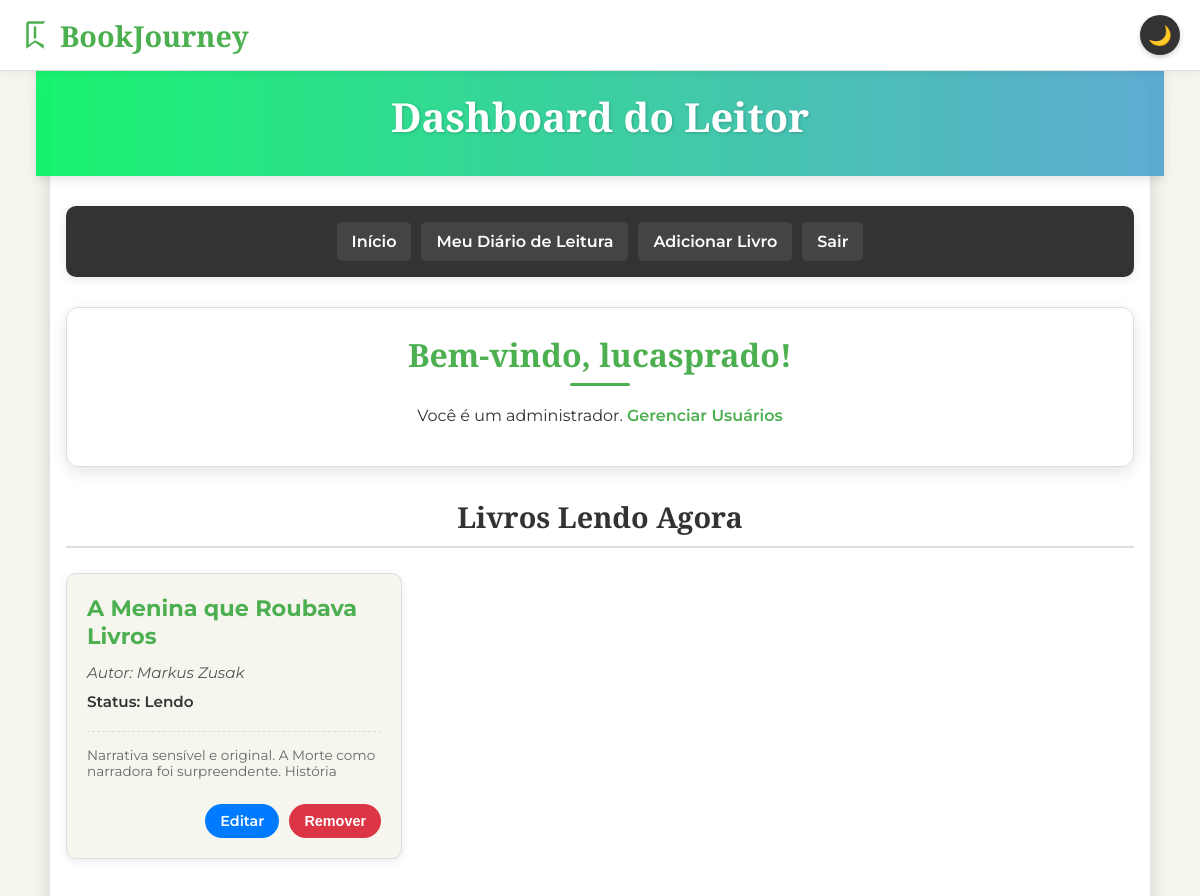
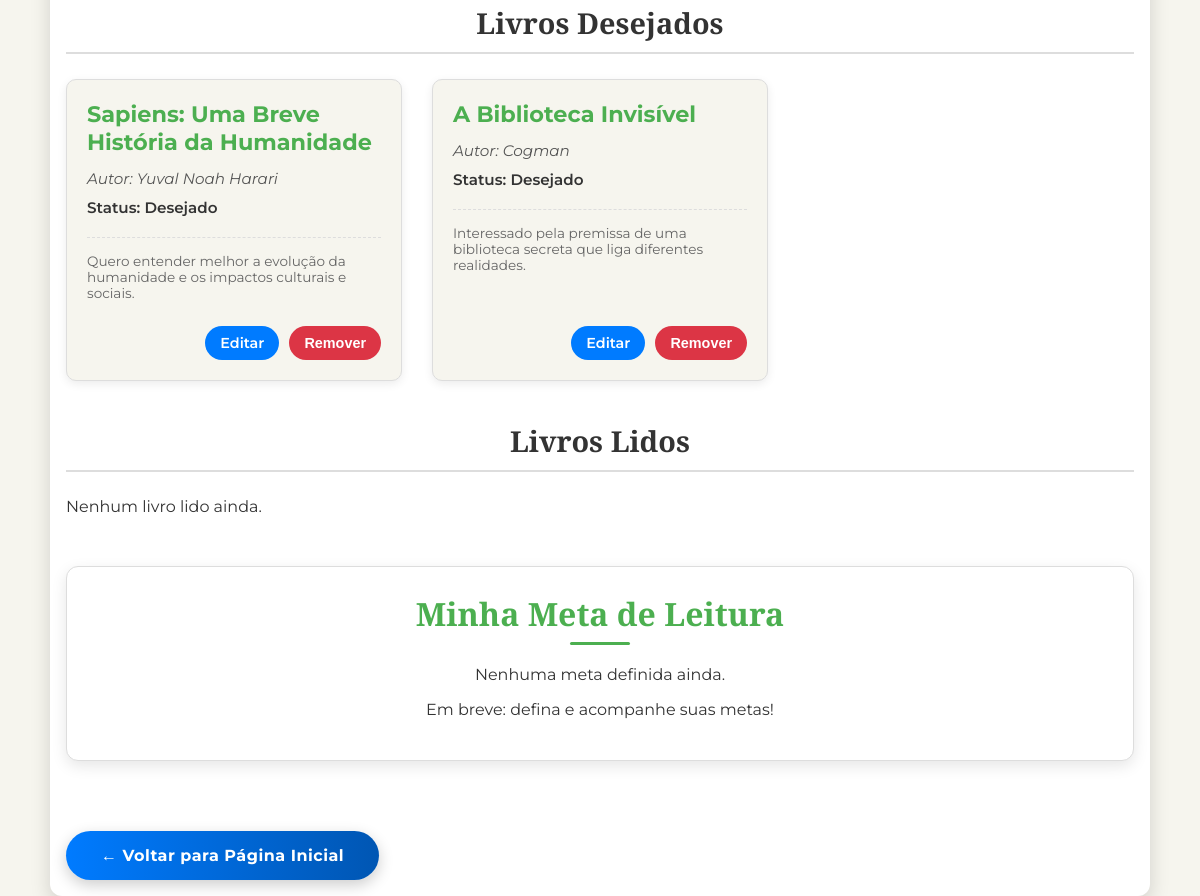
The page /dashboard (signed in) on the database its author committed (2 pictures, top to bottom).
### app.py (models this page shows, shortened)
class Book(db.Model):
    id = db.Column(db.Integer, primary_key=True)
    title = db.Column(db.String(200), nullable=False)
    author = db.Column(db.String(100), nullable=False)
    publication_year = db.Column(db.Integer, nullable=True)
    genre = db.Column(db.String(50), nullable=True)
    user_books = db.relationship('UserBook', backref='book', lazy=True, cascade="all, delete-orphan")

class UserBook(db.Model):
    id = db.Column(db.Integer, primary_key=True)
    user_id = db.Column(db.Integer, db.ForeignKey('user.id'), nullable=False)
    book_id = db.Column(db.Integer, db.ForeignKey('book.id'), nullable=False)
    status = db.Column(db.String(20), default='desejado', nullable=False)
    progress_pages = db.Column(db.Integer, nullable=True)
    progress_percentage = db.Column(db.Integer, nullable=True)
    notes = db.Column(db.Text, nullable=True)
    rating = db.Column(db.Integer, nullable=True)
    start_date = db.Column(db.DateTime, nullable=True)
    end_date = db.Column(db.DateTime, nullable=True)
    added_date = db.Column(db.DateTime, default=datetime.utcnow)
    is_public_recommendation = db.Column(db.Boolean, default=True, nullable=False)

### app.py (the view)
@app.route('/dashboard')
@login_required
def dashboard():
    username = session.get('username', 'Usuário')
    is_admin = session.get('is_admin', False)
    user_id = session['user_id']
    user_books_entries = UserBook.query.filter_by(user_id=user_id).order_by(
        UserBook.status.desc(), UserBook.added_date.desc()
    ).all()
    books_data = {
        'lendo': [],
        'lido': [],
        'desejado': []
    }
    for entry in user_books_entries:
        book_info = {
            'entry_id': entry.id,
            'title': entry.book.title,
            'author': entry.book.author,
            'status': entry.status,
            'notes': entry.notes,
            'rating': entry.rating,
            'progress_pages': entry.progress_pages,
            'progress_percentage': entry.progress_percentage,
            'start_date': entry.start_date.strftime('%d/%m/%Y') if entry.start_date else 'N/A',
            'end_date': entry.end_date.strftime('%d/%m/%Y') if entry.end_date else 'N/A',
            'is_public_recommendation': entry.is_public_recommendation # Incluir no dashboard
        }
        books_data[entry.status].append(book_info)
    reading_goal = "Nenhuma meta definida ainda."
    return render_template('dashboard.html',
                           username=username,
                           is_admin=is_admin,
                           books_data=books_data,
                           reading_goal=reading_goal)

### app.py (called while the page is built)
def login_required(f):
    @wraps(f)
    def decorated_function(*args, **kwargs):
        if 'user_id' not in session:
            flash('Você precisa fazer login para acessar esta página.', 'error')
            return redirect(url_for('auth', message='Você precisa fazer login para acessar esta página.', type='error', next=request.url))
        return f(*args, **kwargs)
    return decorated_function

### templates/dashboard.html (shortened to what this page needs)
<!DOCTYPE html>
<html lang="pt-br">
<head>
</head>
<body>
    <div class="top-header">
        <a href="{{ url_for('index') }}" class="logo">
            BookJourney
        </a>
        <button id="toggle-dark" class="dark-mode-toggle">🌙</button>
    </div>
    <div class="container">
        <header>
            <h1>Dashboard do Leitor</h1>
        </header>
        <nav>
            <a href="{{ url_for('index') }}">Início</a>
            {% if session.get('user_id') %}
                <a href="{{ url_for('dashboard') }}">Meu Diário de Leitura</a>
                <a href="{{ url_for('add_book') }}">Adicionar Livro</a>
                <a href="{{ url_for('logout') }}">Sair</a>
            {% else %}
                <a href="{{ url_for('auth') }}">Login/Cadastro</a>
            {% endif %}
        </nav>
        <main>
            <div class="dashboard-card">
                <h2>Bem-vindo, {{ username }}!</h2>
                {% if is_admin %}
                    <p>Você é um administrador. <a href="{{ url_for('list_users') }}" style="color: var(--primary-color); text-decoration: none; font-weight: 600;">Gerenciar Usuários</a></p>
                {% endif %}
            </div>
            <div class="book-section">
                <h3>Livros Lendo Agora</h3>
                {% if books_data['lendo'] %}
                    <div class="book-list">
                        {% for book in books_data['lendo'] %}
                            <div class="book-entry-card">
                                <h4>{{ book.title }}</h4>
                                <p class="author">Autor: {{ book.author }}</p>
                                <p class="status">Status: Lendo</p>
                                {% if book.notes %}
                                    <p class="notes">{{ book.notes }}</p>
                                {% endif %}
                                <div class="book-actions">
                                    <a href="{{ url_for('edit_book_entry', entry_id=book.entry_id) }}" class="edit-btn">Editar</a>
                                    <button type="button" class="delete-btn" onclick="showConfirmDelete('{{ book.entry_id }}', '{{ book.title }}')">Remover</button>
                                </div>
                            </div>
                        {% endfor %}
                    </div>
                {% else %}
                    <p>Nenhum livro sendo lido no momento.</p>
                {% endif %}
            </div>
            <div class="book-section">
                <h3>Livros Desejados</h3>
                {% if books_data['desejado'] %}
                    <div class="book-list">
                        {% for book in books_data['desejado'] %}
                            <div class="book-entry-card">
                                <h4>{{ book.title }}</h4>
                                <p class="author">Autor: {{ book.author }}</p>
                                <p class="status">Status: Desejado</p>
                                {% if book.notes %}
                                    <p class="notes">{{ book.notes }}</p>
                                {% endif %}
                                <div class="book-actions">
                                    <a href="{{ url_for('edit_book_entry', entry_id=book.entry_id) }}" class="edit-btn">Editar</a>
                                    <button type="button" class="delete-btn" onclick="showConfirmDelete('{{ book.entry_id }}', '{{ book.title }}')">Remover</button>
                                </div>
                            </div>
                        {% endfor %}
                    </div>
                {% else %}
                    <p>Nenhum livro na sua lista de desejos.</p>
                {% endif %}
            </div>
            <div class="book-section">
                <h3>Livros Lidos</h3>
                {% if books_data['lido'] %}
                    <div class="book-list">
                        {% for book in books_data['lido'] %}
                            <div class="book-entry-card">
                                <h4>{{ book.title }}</h4>
                                <p class="author">Autor: {{ book.author }}</p>
                                <p class="status">Status: Lido</p>
                                {% if book.rating %}
                                    <p class="rating">Avaliação: {{ '⭐' * book.rating }}</p>
                                {% endif %}
                                {% if book.start_date != 'N/A' %}
                                    <p class="dates">Iniciado em: {{ book.start_date }}</p>
                                {% endif %}
                                {% if book.end_date != 'N/A' %}
                                    <p class="dates">Concluído em: {{ book.end_date }}</p>
                                {% endif %}
                                {% if book.notes %}
                                    <p class="notes">{{ book.notes }}</p>
                                {% endif %}
                                <div class="book-actions">
                                    <a href="{{ url_for('edit_book_entry', entry_id=book.entry_id) }}" class="edit-btn">Editar</a>
                                    <button type="button" class="delete-btn" onclick="showConfirmDelete('{{ book.entry_id }}', '{{ book.title }}')">Remover</button>
                                </div>
                            </div>
                        {% endfor %}
                    </div>
                {% else %}
                    <p>Nenhum livro lido ainda.</p>
                {% endif %}
            </div>
            <div class="dashboard-card" style="margin-top: 50px;">
                <h2>Minha Meta de Leitura</h2>
                <p>{{ reading_goal }}</p>
                <p>Em breve: defina e acompanhe suas metas!</p>
            </div>
            <a href="{{ url_for('index') }}" class="btn-voltar">← Voltar para Página Inicial</a>
        </main>
    </div>
</body>
</html>

### rows shown on the page
Book: title "A Menina que Roubava Livros", author "Markus Zusak"
UserBook: notes "Narrativa sensível e original. A Morte como narradora foi surpreendente. História"
Book: title "Sapiens: Uma Breve História da Humanidade", author "Yuval Noah Harari"
UserBook: notes "Quero entender melhor a evolução da humanidade e os impactos culturais e sociais."
Book: title "A Biblioteca Invisível", author "Cogman"
UserBook: notes "Interessado pela premissa de uma biblioteca secreta que liga diferentes realidades."

### other values the page prints
{{ username }} "lucasprado"
{{ reading_goal }} "Nenhuma meta definida ainda."
